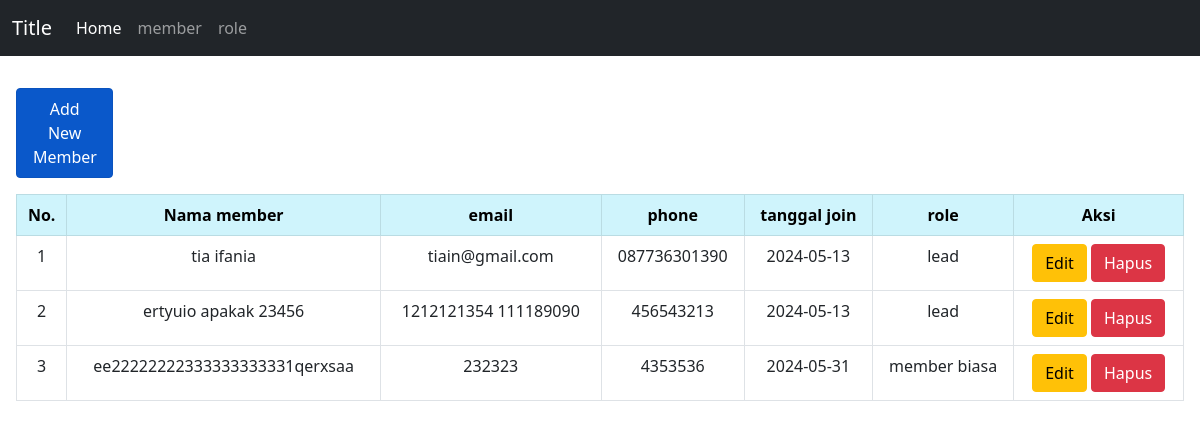
The app's page /tp_mvc/members.php with its own data.
### tables this page shows
CREATE TABLE `members` (
  `id` int(11) NOT NULL,
  `name` varchar(50) NOT NULL,
  `email` varchar(50) NOT NULL,
  `phone` varchar(50) NOT NULL,
  `join_date` date NOT NULL,
  `role_id` int(11) NOT NULL
);

CREATE TABLE `role` (
  `role_id` int(11) NOT NULL,
  `role_nama` varchar(50) NOT NULL
);

### tp_mvc/controllers/members.controller.php (called while the page is built, shortened)
<?php
include_once("models/members.class.php");
include_once("models/role.class.php");
include_once("views/members.view.php");
class membersController {
    private $member;
    private $role;
    function __construct(){
        $this->member = new Members(Conf::$db_host, Conf::$db_user, Conf::$db_pass, Conf::$db_name);
        $this->role = new Role(Conf::$db_host, Conf::$db_user, Conf::$db_pass, Conf::$db_name);
    }
    public function index() {
        $this->member->open();
        $this->role->open();
        $this->member->getMemberJoin();
        $this->role->getRole();
        $data = array(
        'member' => array(),
        'role' => array()
        );
        while($row = $this->member->getResult()){
        array_push($data['member'], $row);
        }
        while($row = $this->role->getResult()){
        array_push($data['role'], $row);
        }
        $view = new MembersView();
        $view->render($data);
    }
}
?>

### tp_mvc/views/members.view.php (the view, shortened to what this page needs)
<?php
class MembersView {
    public function render($data) {
        $no = 1;
        $datamember = null;
        foreach($data['member'] as $val){
            list($id, $nama, $email, $phone, $join_date, $role_id , $role_nama) = $val;
            $datamember .= "<tr>
                    <td>" . $no++ . "</td>
                    <td>" . $nama . "</td>
                    <td>" . $email . "</td>
                    <td>" . $phone . "</td>
                    <td>" . $join_date . "</td>
                    <td>" . $role_nama . "</td>
                    <td>
                    <a href='members.php?id_edit=" . $id .  "' class='btn btn-warning' '>Edit</a>
                    <a href='members.php?id_hapus=" . $id . "' class='btn btn-danger' '>Hapus</a>
                    </td></tr>";
        }
        $header = '<tr>
        <th scope="row">No.</th>
        <th scope="row">Nama member</th>
        <th scope="row">email</th>
        <th scope="row">phone</th>
        <th scope="row">tanggal join</th>
        <th scope="row">role</th>
        <th scope="row">Aksi</th>
        </tr>';
        $button = '
        <div class="col-1 my-3">
        <a type="button" class="btn btn-primary nav-link active" href="members.php?add">Add New Member</a>
        </div>';
    }
}
?>

### tp_mvc/members.php
<?php
include_once("models/Template.class.php");
include_once("models/DB.class.php");
include_once("controllers/members.controller.php");
$member = new membersController();
if (isset($_GET['add'])) {
    $member->showAddForm();
} else if (isset($_POST['add'])) {
    $member->add($_POST);
} else if (!empty($_GET['id_hapus'])) {
    $id = $_GET['id_hapus'];
    $member->delete($id);
} else if (!empty($_GET['id_edit'])) {
    $id = $_GET['id_edit'];
    $member->showEditForm($id);
} else if (isset($_POST['id_edit'])) {
    $member->edit($_POST);
} else {
    $member->index();
}
?>

### tp_mvc/models/Template.class.php (shortened to what this page needs)
<?php
class Template
{
    var $content = '';
    function __construct($filename='')
    {
        $this->content = implode('', @file($filename));
    }
    function clear()
    {
        $this->content = preg_replace("/DATA_[A-Z|_|0-9]+/", "", $this->content);
    }
    function write()
    {
        print $this->content;
    }
    function replace($old = '', $new = '')
    {
        if (is_int($new)) {
            $value = sprintf("%d", $new);
        }
        elseif (is_float($new)) {
            $value = sprintf("%f", $new);
        }
        elseif (is_array($new)) {
            $value = '';
            foreach ($new as $item) {
                $value .= $item. ' ';
            }
        }
        else {
            $value = $new;
        }
        $this->content = preg_replace("/$old/", $value, $this->content);
    }
}
?>

### records on screen
members: name "tia ifania", email "tiain@gmail.com", phone "087736301390", join_date "2024-05-13", role.role_nama "lead"
members: name "ertyuio apakak 23456", email "1212121354 111189090", phone "456543213", join_date "2024-05-13", role.role_nama "lead"
members: name "ee22222222333333333331qerxsaa", email "232323", phone "4353536", join_date "2024-05-31", role.role_nama "member biasa"

### other values on screen
$this->content "Title Home member role"
